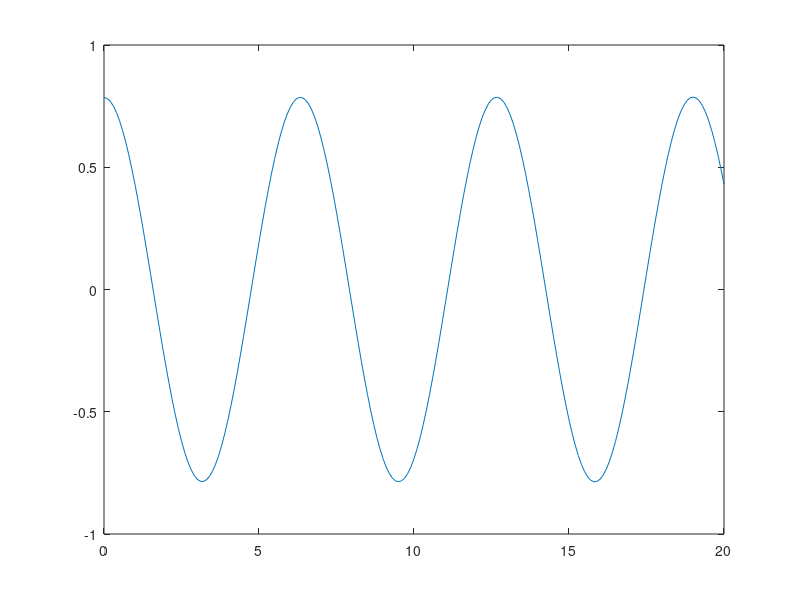

MATLAB code to generate this figure:
function Runje_K_01
  y0=[pi/4;0]; L=10 ;g=9.81; h=0.1; w=1;
  x=0:h:20 ;
  M=[0 1;-g/L 0]
  n=length(x)
  y=zeros(2,n) ;
  y(:,1)=y0 ;
  for i=1:n-1
    k1=h*M*y(:,i) ;
    yg=y(:,i)+k1/2*w ;
    tg=x(i)+h/h*w ;
    k2=h*M*yg ;
    y(:,i+1)=y(:,i)+(1-w)*k1+w*k2 ;
  end
  plot(x,y(1,:))
end
